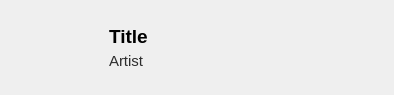
<?xml version="1.0" encoding="UTF-8"?>
<ui version="4.0">
 <class>CurrentMetadataDisplayer</class>
 <widget class="QWidget" name="CurrentMetadataDisplayer">
  <property name="geometry">
   <rect>
    <x>0</x>
    <y>0</y>
    <width>394</width>
    <height>93</height>
   </rect>
  </property>
  <property name="sizePolicy">
   <sizepolicy hsizetype="Preferred" vsizetype="Preferred">
    <horstretch>0</horstretch>
    <verstretch>0</verstretch>
   </sizepolicy>
  </property>
  <property name="windowTitle">
   <string>Form</string>
  </property>
  <layout class="QHBoxLayout" name="horizontalLayout">
   <property name="spacing">
    <number>0</number>
   </property>
   <property name="sizeConstraint">
    <enum>QLayout::SetDefaultConstraint</enum>
   </property>
   <property name="topMargin">
    <number>5</number>
   </property>
   <property name="bottomMargin">
    <number>5</number>
   </property>
   <item>
    <widget class="QLabel" name="coverImage">
     <property name="maximumSize">
      <size>
       <width>80</width>
       <height>80</height>
      </size>
     </property>
     <property name="text">
      <string/>
     </property>
     <property name="pixmap">
      <pixmap>../no-cover.png</pixmap>
     </property>
     <property name="scaledContents">
      <bool>true</bool>
     </property>
     <property name="margin">
      <number>0</number>
     </property>
    </widget>
   </item>
   <item>
    <layout class="QVBoxLayout" name="verticalLayout">
     <property name="spacing">
      <number>4</number>
     </property>
     <property name="sizeConstraint">
      <enum>QLayout::SetFixedSize</enum>
     </property>
     <property name="leftMargin">
      <number>18</number>
     </property>
     <property name="topMargin">
      <number>20</number>
     </property>
     <property name="rightMargin">
      <number>9</number>
     </property>
     <property name="bottomMargin">
      <number>20</number>
     </property>
     <item>
      <widget class="QLabel" name="titleLabel">
       <property name="font">
        <font>
         <pointsize>14</pointsize>
         <weight>75</weight>
         <bold>true</bold>
        </font>
       </property>
       <property name="text">
        <string>Title</string>
       </property>
      </widget>
     </item>
     <item>
      <widget class="QLabel" name="artistLabel">
       <property name="font">
        <font>
         <pointsize>11</pointsize>
        </font>
       </property>
       <property name="styleSheet">
        <string notr="true">QLabel { color: rgb(45, 45, 45) }</string>
       </property>
       <property name="text">
        <string>Artist</string>
       </property>
      </widget>
     </item>
    </layout>
   </item>
  </layout>
 </widget>
 <resources/>
 <connections/>
</ui>
